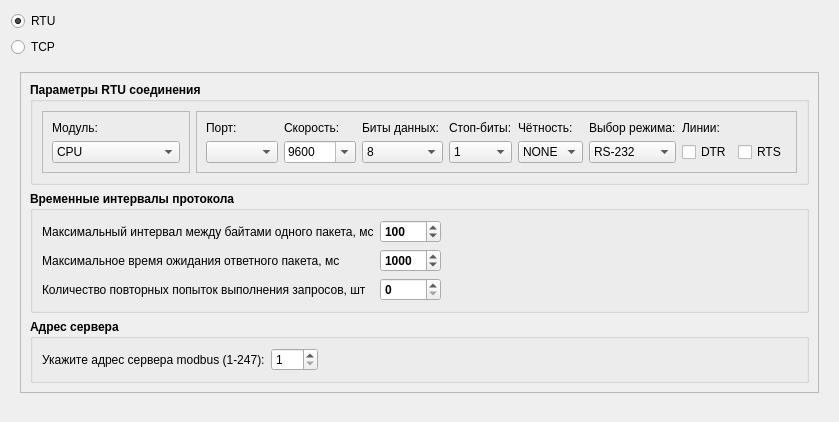
<?xml version="1.0" encoding="UTF-8"?>
<ui version="4.0">
 <class>ConnectionProperties</class>
 <widget class="QWidget" name="ConnectionProperties">
  <property name="geometry">
   <rect>
    <x>0</x>
    <y>0</y>
    <width>794</width>
    <height>422</height>
   </rect>
  </property>
  <property name="windowTitle">
   <string>Form</string>
  </property>
  <layout class="QGridLayout" name="gridLayout_2">
   <item row="2" column="1">
    <spacer name="horizontalSpacer_2">
     <property name="orientation">
      <enum>Qt::Horizontal</enum>
     </property>
     <property name="sizeHint" stdset="0">
      <size>
       <width>40</width>
       <height>20</height>
      </size>
     </property>
    </spacer>
   </item>
   <item row="1" column="0">
    <widget class="QRadioButton" name="choosePage2_rb">
     <property name="text">
      <string>TCP</string>
     </property>
     <property name="checked">
      <bool>false</bool>
     </property>
    </widget>
   </item>
   <item row="4" column="0">
    <spacer name="verticalSpacer">
     <property name="orientation">
      <enum>Qt::Vertical</enum>
     </property>
     <property name="sizeHint" stdset="0">
      <size>
       <width>20</width>
       <height>40</height>
      </size>
     </property>
    </spacer>
   </item>
   <item row="0" column="0">
    <widget class="QRadioButton" name="choosePage1_rb">
     <property name="text">
      <string>RTU</string>
     </property>
     <property name="checked">
      <bool>true</bool>
     </property>
    </widget>
   </item>
   <item row="2" column="0">
    <widget class="QStackedWidget" name="stackedWidget">
     <property name="currentIndex">
      <number>0</number>
     </property>
     <widget class="QWidget" name="page_7">
      <layout class="QVBoxLayout" name="verticalLayout_12">
       <item>
        <widget class="QFrame" name="frame_5">
         <property name="frameShape">
          <enum>QFrame::StyledPanel</enum>
         </property>
         <property name="frameShadow">
          <enum>QFrame::Plain</enum>
         </property>
         <layout class="QGridLayout" name="gridLayout_4" rowstretch="0,0,0" columnstretch="0" rowminimumheight="0,0,0">
          <item row="2" column="0">
           <widget class="QGroupBox" name="groupBox_7">
            <property name="font">
             <font>
              <weight>75</weight>
              <bold>true</bold>
             </font>
            </property>
            <property name="title">
             <string>Адрес сервера</string>
            </property>
            <property name="flat">
             <bool>true</bool>
            </property>
            <layout class="QGridLayout" name="gridLayout_6">
             <item row="1" column="0">
              <widget class="QLabel" name="label_17">
               <property name="font">
                <font>
                 <weight>50</weight>
                 <bold>false</bold>
                </font>
               </property>
               <property name="text">
                <string>Укажите адрес сервера modbus (1-247):</string>
               </property>
              </widget>
             </item>
             <item row="1" column="1">
              <widget class="QSpinBox" name="adress_spbox">
               <property name="font">
                <font>
                 <weight>50</weight>
                 <bold>false</bold>
                </font>
               </property>
               <property name="minimum">
                <number>1</number>
               </property>
               <property name="maximum">
                <number>247</number>
               </property>
               <property name="value">
                <number>1</number>
               </property>
              </widget>
             </item>
             <item row="1" column="2">
              <spacer name="horizontalSpacer">
               <property name="orientation">
                <enum>Qt::Horizontal</enum>
               </property>
               <property name="sizeHint" stdset="0">
                <size>
                 <width>40</width>
                 <height>20</height>
                </size>
               </property>
              </spacer>
             </item>
            </layout>
           </widget>
          </item>
          <item row="0" column="0">
           <widget class="QGroupBox" name="groupBox_6">
            <property name="font">
             <font>
              <weight>75</weight>
              <bold>true</bold>
             </font>
            </property>
            <property name="title">
             <string>Параметры RTU соединения</string>
            </property>
            <property name="flat">
             <bool>true</bool>
            </property>
            <layout class="QHBoxLayout" name="horizontalLayout_17">
             <item>
              <widget class="QFrame" name="frame_13">
               <property name="font">
                <font>
                 <weight>50</weight>
                 <bold>false</bold>
                </font>
               </property>
               <property name="frameShape">
                <enum>QFrame::StyledPanel</enum>
               </property>
               <property name="frameShadow">
                <enum>QFrame::Plain</enum>
               </property>
               <layout class="QVBoxLayout" name="verticalLayout_5">
                <item>
                 <widget class="QLabel" name="label_27">
                  <property name="text">
                   <string>Модуль:</string>
                  </property>
                 </widget>
                </item>
                <item>
                 <widget class="QComboBox" name="module_cmbox">
                  <item>
                   <property name="text">
                    <string>CPU</string>
                   </property>
                  </item>
                  <item>
                   <property name="text">
                    <string>RSSW в слоте 1</string>
                   </property>
                  </item>
                  <item>
                   <property name="text">
                    <string>RSSW в слоте 2</string>
                   </property>
                  </item>
                  <item>
                   <property name="text">
                    <string>RSSW в слоте 3</string>
                   </property>
                  </item>
                  <item>
                   <property name="text">
                    <string>RSSW в слоте 4</string>
                   </property>
                  </item>
                  <item>
                   <property name="text">
                    <string>RSSW в слоте 5</string>
                   </property>
                  </item>
                  <item>
                   <property name="text">
                    <string>RSSW в слоте 6</string>
                   </property>
                  </item>
                  <item>
                   <property name="text">
                    <string>RSSW в слоте 7</string>
                   </property>
                  </item>
                  <item>
                   <property name="text">
                    <string>RSSW в слоте 8</string>
                   </property>
                  </item>
                  <item>
                   <property name="text">
                    <string>RSSW в слоте 9</string>
                   </property>
                  </item>
                  <item>
                   <property name="text">
                    <string>RSSW в слоте 10</string>
                   </property>
                  </item>
                  <item>
                   <property name="text">
                    <string>RSSW в слоте 11</string>
                   </property>
                  </item>
                  <item>
                   <property name="text">
                    <string>RSSW в слоте 12</string>
                   </property>
                  </item>
                 </widget>
                </item>
               </layout>
              </widget>
             </item>
             <item>
              <widget class="QFrame" name="frame_14">
               <property name="font">
                <font>
                 <weight>50</weight>
                 <bold>false</bold>
                </font>
               </property>
               <property name="frameShape">
                <enum>QFrame::StyledPanel</enum>
               </property>
               <property name="frameShadow">
                <enum>QFrame::Plain</enum>
               </property>
               <layout class="QGridLayout" name="gridLayout_8">
                <item row="0" column="0">
                 <widget class="QLabel" name="label_30">
                  <property name="text">
                   <string>Порт:</string>
                  </property>
                 </widget>
                </item>
                <item row="0" column="1">
                 <widget class="QLabel" name="label_31">
                  <property name="text">
                   <string>Скорость:</string>
                  </property>
                 </widget>
                </item>
                <item row="0" column="2">
                 <widget class="QLabel" name="label_32">
                  <property name="text">
                   <string>Биты данных: </string>
                  </property>
                 </widget>
                </item>
                <item row="0" column="3">
                 <widget class="QLabel" name="label_33">
                  <property name="text">
                   <string>Стоп-биты:</string>
                  </property>
                 </widget>
                </item>
                <item row="0" column="5">
                 <widget class="QLabel" name="label_34">
                  <property name="text">
                   <string>Чётность:</string>
                  </property>
                 </widget>
                </item>
                <item row="0" column="7">
                 <widget class="QLabel" name="label_35">
                  <property name="text">
                   <string>Линии:</string>
                  </property>
                 </widget>
                </item>
                <item row="1" column="0">
                 <widget class="QComboBox" name="ports_cmbox"/>
                </item>
                <item row="1" column="7">
                 <widget class="QCheckBox" name="dtr_chckbox">
                  <property name="text">
                   <string>DTR</string>
                  </property>
                 </widget>
                </item>
                <item row="1" column="8">
                 <widget class="QCheckBox" name="rts_chckbox">
                  <property name="text">
                   <string>RTS</string>
                  </property>
                 </widget>
                </item>
                <item row="1" column="3">
                 <widget class="QComboBox" name="stopBits_cmbox">
                  <item>
                   <property name="text">
                    <string>1</string>
                   </property>
                  </item>
                  <item>
                   <property name="text">
                    <string>1.5</string>
                   </property>
                  </item>
                  <item>
                   <property name="text">
                    <string>2</string>
                   </property>
                  </item>
                 </widget>
                </item>
                <item row="1" column="2">
                 <widget class="QComboBox" name="dataBits_cmbox">
                  <property name="currentIndex">
                   <number>1</number>
                  </property>
                  <item>
                   <property name="text">
                    <string>7</string>
                   </property>
                  </item>
                  <item>
                   <property name="text">
                    <string>8</string>
                   </property>
                  </item>
                 </widget>
                </item>
                <item row="1" column="1">
                 <widget class="QComboBox" name="baud_cmbox">
                  <property name="editable">
                   <bool>true</bool>
                  </property>
                  <property name="currentText">
                   <string>9600</string>
                  </property>
                  <property name="currentIndex">
                   <number>2</number>
                  </property>
                  <item>
                   <property name="text">
                    <string>1200</string>
                   </property>
                  </item>
                  <item>
                   <property name="text">
                    <string>4800</string>
                   </property>
                  </item>
                  <item>
                   <property name="text">
                    <string>9600</string>
                   </property>
                  </item>
                  <item>
                   <property name="text">
                    <string>19200</string>
                   </property>
                  </item>
                  <item>
                   <property name="text">
                    <string>38400</string>
                   </property>
                  </item>
                  <item>
                   <property name="text">
                    <string>57600</string>
                   </property>
                  </item>
                  <item>
                   <property name="text">
                    <string>115200</string>
                   </property>
                  </item>
                 </widget>
                </item>
                <item row="1" column="5">
                 <widget class="QComboBox" name="parity_cmbox">
                  <item>
                   <property name="text">
                    <string>NONE</string>
                   </property>
                  </item>
                  <item>
                   <property name="text">
                    <string>ODD</string>
                   </property>
                  </item>
                  <item>
                   <property name="text">
                    <string>EVEN</string>
                   </property>
                  </item>
                 </widget>
                </item>
                <item row="0" column="6">
                 <widget class="QLabel" name="label">
                  <property name="text">
                   <string>Выбор режима:</string>
                  </property>
                 </widget>
                </item>
                <item row="1" column="6">
                 <widget class="QComboBox" name="mode_cmbox">
                  <item>
                   <property name="text">
                    <string>RS-232</string>
                   </property>
                  </item>
                  <item>
                   <property name="text">
                    <string>RS-485</string>
                   </property>
                  </item>
                 </widget>
                </item>
               </layout>
              </widget>
             </item>
            </layout>
           </widget>
          </item>
          <item row="1" column="0">
           <widget class="QGroupBox" name="groupBox_5">
            <property name="font">
             <font>
              <weight>75</weight>
              <bold>true</bold>
             </font>
            </property>
            <property name="title">
             <string>Временные интервалы протокола</string>
            </property>
            <property name="flat">
             <bool>true</bool>
            </property>
            <layout class="QGridLayout" name="gridLayout_3" rowstretch="0,0,0" columnstretch="0,0,0">
             <item row="2" column="1">
              <widget class="QSpinBox" name="retry_spbox"/>
             </item>
             <item row="2" column="0">
              <widget class="QLabel" name="retry_lbl">
               <property name="font">
                <font>
                 <weight>50</weight>
                 <bold>false</bold>
                </font>
               </property>
               <property name="text">
                <string>Количество повторных попыток выполнения запросов, шт</string>
               </property>
              </widget>
             </item>
             <item row="0" column="0">
              <widget class="QLabel" name="byteTimeout_lbl">
               <property name="font">
                <font>
                 <weight>50</weight>
                 <bold>false</bold>
                </font>
               </property>
               <property name="text">
                <string>Максимальный интервал между байтами одного пакета, мс</string>
               </property>
              </widget>
             </item>
             <item row="1" column="0">
              <widget class="QLabel" name="packageTimeout_lbl">
               <property name="font">
                <font>
                 <weight>50</weight>
                 <bold>false</bold>
                </font>
               </property>
               <property name="text">
                <string>Максимальное время ожидания ответного пакета, мс</string>
               </property>
              </widget>
             </item>
             <item row="0" column="1">
              <widget class="QSpinBox" name="byteTimeout_spbox">
               <property name="minimum">
                <number>50</number>
               </property>
               <property name="maximum">
                <number>10000</number>
               </property>
               <property name="value">
                <number>100</number>
               </property>
              </widget>
             </item>
             <item row="1" column="1">
              <widget class="QSpinBox" name="packageTimeout_spbox">
               <property name="minimum">
                <number>50</number>
               </property>
               <property name="maximum">
                <number>10000</number>
               </property>
               <property name="value">
                <number>1000</number>
               </property>
              </widget>
             </item>
             <item row="1" column="2">
              <spacer name="horizontalSpacer_4">
               <property name="orientation">
                <enum>Qt::Horizontal</enum>
               </property>
               <property name="sizeHint" stdset="0">
                <size>
                 <width>40</width>
                 <height>20</height>
                </size>
               </property>
              </spacer>
             </item>
            </layout>
           </widget>
          </item>
         </layout>
        </widget>
       </item>
      </layout>
     </widget>
     <widget class="QWidget" name="page_8">
      <layout class="QVBoxLayout" name="verticalLayout_10">
       <item>
        <widget class="QFrame" name="frame_6">
         <property name="frameShape">
          <enum>QFrame::StyledPanel</enum>
         </property>
         <property name="frameShadow">
          <enum>QFrame::Plain</enum>
         </property>
         <property name="lineWidth">
          <number>0</number>
         </property>
         <property name="midLineWidth">
          <number>1</number>
         </property>
         <layout class="QGridLayout" name="gridLayout_7" rowstretch="0,0" columnstretch="0,1" rowminimumheight="0,0">
          <item row="1" column="0">
           <widget class="QGroupBox" name="groupBox_13">
            <property name="font">
             <font>
              <weight>75</weight>
              <bold>true</bold>
             </font>
            </property>
            <property name="title">
             <string>Адрес сервера</string>
            </property>
            <property name="flat">
             <bool>true</bool>
            </property>
            <layout class="QHBoxLayout" name="horizontalLayout_27" stretch="0,0">
             <property name="sizeConstraint">
              <enum>QLayout::SetDefaultConstraint</enum>
             </property>
             <item>
              <widget class="QLabel" name="adress_lbl">
               <property name="font">
                <font>
                 <weight>50</weight>
                 <bold>false</bold>
                </font>
               </property>
               <property name="text">
                <string>Укажите адрес сервера modbus (1-247):</string>
               </property>
              </widget>
             </item>
             <item>
              <widget class="QSpinBox" name="address_spbox">
               <property name="font">
                <font>
                 <weight>50</weight>
                 <bold>false</bold>
                </font>
               </property>
               <property name="minimum">
                <number>1</number>
               </property>
               <property name="maximum">
                <number>247</number>
               </property>
               <property name="value">
                <number>1</number>
               </property>
              </widget>
             </item>
            </layout>
           </widget>
          </item>
          <item row="1" column="1">
           <spacer name="horizontalSpacer_3">
            <property name="orientation">
             <enum>Qt::Horizontal</enum>
            </property>
            <property name="sizeHint" stdset="0">
             <size>
              <width>40</width>
              <height>20</height>
             </size>
            </property>
           </spacer>
          </item>
          <item row="0" column="0">
           <widget class="QGroupBox" name="groupBox_12">
            <property name="font">
             <font>
              <weight>75</weight>
              <bold>true</bold>
             </font>
            </property>
            <property name="title">
             <string>Параметры TCP соединения</string>
            </property>
            <property name="flat">
             <bool>true</bool>
            </property>
            <layout class="QGridLayout" name="gridLayout_18" columnstretch="0,0,0,0,0">
             <item row="0" column="2">
              <widget class="QLineEdit" name="ip_lnedit">
               <property name="font">
                <font>
                 <weight>50</weight>
                 <bold>false</bold>
                </font>
               </property>
               <property name="inputMask">
                <string>000.000.000.000;_</string>
               </property>
               <property name="text">
                <string>127.000.000.001</string>
               </property>
              </widget>
             </item>
             <item row="0" column="4">
              <widget class="QSpinBox" name="tcpPort_spbox">
               <property name="font">
                <font>
                 <weight>50</weight>
                 <bold>false</bold>
                </font>
               </property>
               <property name="maximum">
                <number>65536</number>
               </property>
               <property name="value">
                <number>502</number>
               </property>
              </widget>
             </item>
             <item row="0" column="1">
              <widget class="QLabel" name="ip_lbl">
               <property name="font">
                <font>
                 <weight>50</weight>
                 <bold>false</bold>
                </font>
               </property>
               <property name="text">
                <string>IP:</string>
               </property>
              </widget>
             </item>
             <item row="0" column="3">
              <widget class="QLabel" name="label_47">
               <property name="font">
                <font>
                 <weight>50</weight>
                 <bold>false</bold>
                </font>
               </property>
               <property name="text">
                <string>Порт:</string>
               </property>
              </widget>
             </item>
            </layout>
           </widget>
          </item>
         </layout>
        </widget>
       </item>
      </layout>
     </widget>
    </widget>
   </item>
  </layout>
 </widget>
 <resources/>
 <connections/>
</ui>
